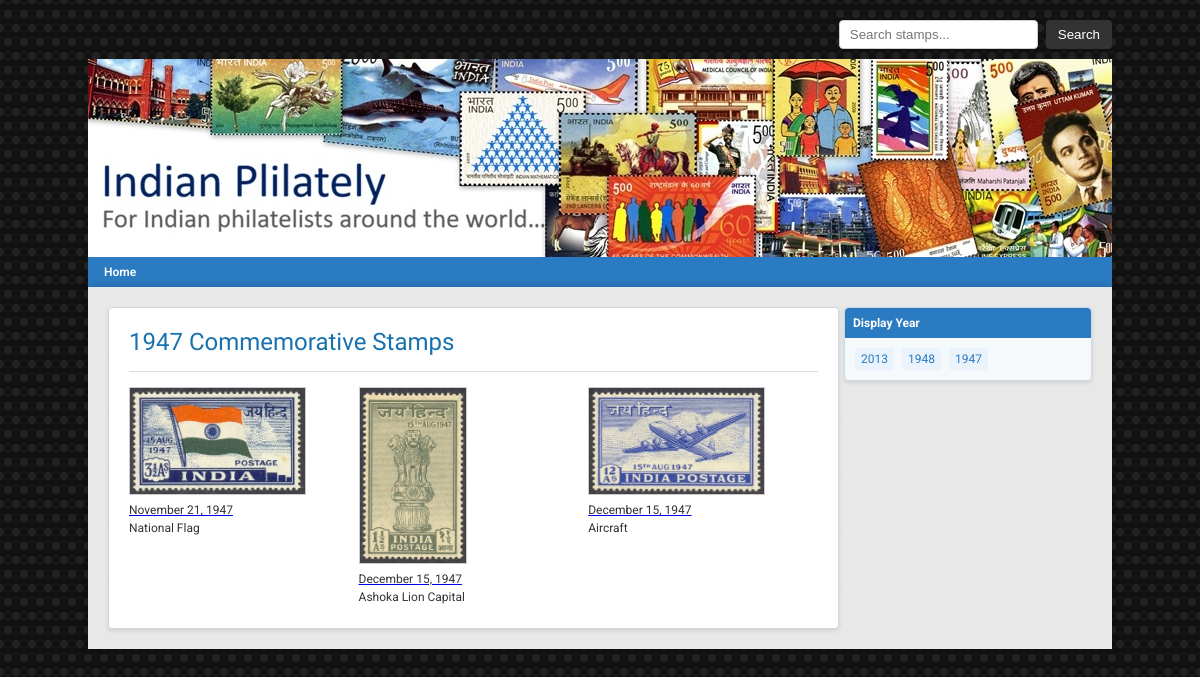
/stamps/1947/, run on the app's committed database.
### stamps/models.py (models this page shows, shortened)
class Stamp(models.Model):
    name = models.CharField(max_length=200)
    issue_date = models.DateField()
    denomination = models.CharField(max_length=50)
    theme = models.CharField(max_length=200)
    keywords = models.TextField(blank=True, help_text="Comma separated keywords")
    description = models.TextField(blank=True)
    image = models.ImageField(upload_to=stamp_upload_path, blank=True, null=True)
    first_day_cover = models.ImageField(upload_to=fdc_upload_path, blank=True, null=True)
    brochure_image1 = models.ImageField(upload_to=brochure_upload_path, blank=True, null=True)
    brochure_image2 = models.ImageField(upload_to=brochure_upload_path, blank=True, null=True)

class Year(models.Model):
    year = models.IntegerField(unique=True)
    image = models.ImageField(upload_to='year_images/', blank=True, null=True)

### stamps/views.py (the view)
# urls.py: path('<int:year>/', views.year_detail, name='year_detail'),  # stamps for a year
def year_detail(request, year):
    stamps = Stamp.objects.filter(issue_date__year=year)
    years = Year.objects.all().order_by('-year')  # add this line
    return render(request, 'stamps/year_detail.html', {'year': year, 'stamps': stamps, 'years': years,})

### stamps/templates/stamps/year_detail.html (shortened to what this page needs)
{% extends "stamps/base.html" %}
{% load static %}
{% block content %}
<div class="content-wrapper">
    <div class="main-container">
	<h2 class="home-title">{{ year }} Commemorative Stamps</h2>
 	<hr class="thin-separator">
        <div class="stamp-grid">
            {% for stamp in stamps %}
            <div class="stamp-item">
                {% if stamp.image %}
                    <a href="{% url 'stamp_detail' stamp.id %}" class="stamp-link">
                        <img src="{{ stamp.image.url }}" alt="{{ stamp.name }}" class="stamp-image">
                    </a>
                {% endif %}
                <a href="{% url 'stamp_detail' stamp.id %}" class="stamp-link">
                    <p class="stamp-date">{{ stamp.issue_date|date:"F j, Y" }}</p>
                </a>
                <p class="stamp-titleyear">{{ stamp.name }}</p>
            </div>
            {% endfor %}
        </div>
    </div>
    <div class="year-widget">
        <div class="year-header">Display Year</div>
        <div class="year-list">
            {% for y in years %}
                <a href="{% url 'year_detail' y.year %}">{{ y.year }}</a>
            {% endfor %}
        </div>
    </div>
</div>
{% endblock %}

### stamps/templates/stamps/base.html (shortened to what this page needs)
<!DOCTYPE html>
<html>
<head>
    {% load static %}
    <link rel="stylesheet" href="{% static 'stamps/style.css' %}">
    <link rel="stylesheet" href="https://cdnjs.cloudflare.com/ajax/libs/font-awesome/6.4.0/css/all.min.css">
</head>
<body>
    <div class="header-container">
        <div class="search-bar">
            <form method="get" action="{% url 'stamp_search' %}">
                <input type="text" name="q" placeholder="Search stamps..." required>
                <button type="submit">Search</button>
            </form>
        </div>
        <div class="header">
            <img src="{% static 'stamps/header.jpg' %}" alt="Stamp Catalogue Header" class="header-img">
        </div>
            <div class="nav-wrapper">
                <nav class="nav-bar">
                    <a href="{% url 'year_list' %}">Home</a>
                </nav>
            </div>
    </div>
    <div class="container">
        {% block content %}{% endblock %}
    </div>
</body>
</html>

### stamps/static/stamps/style.css (style rules this page uses)
body { background-size: 16px 28px; background-color: #111111; background-image: radial-gradient(circle, #222222 25%, transparent 26%), radial-gradient(circle, #222222 25%, transparent 26%), linear-gradient(30deg, transparent 49%, #222222 50%, #222222 51%, transparent 52%), linear-gradient(-30deg, transparent 49%, #222222 50%, #222222 51%, transparent 52%), linear-gradient(30deg, transparent 49%, #222222 50%, #222222 51%, transparent 52%), linear-gradient(-30deg, transparent 49%, #222222 50%, #222222 51%, transparent 52%); background-position: 0 0, 8px 14px, 0 0, 0 0, 8px 14px, 8px 14px; font-family: Arial, sans-serif; margin: 0; padding: 20px; font-family: 'Roboto', sans-serif; font-size: 12px; }
.header { text-align: center; margin: 0; padding: 0; line-height: 0; }
.header-img { max-width: 100%; height: auto; }
.container { width: 984px; margin: 0 auto; padding: 20px; background: rgba(255, 255, 255, 0.9); box-shadow: 0 0 10px rgba(0,0,0,0.2); }
.header-container { width: 1024px; margin: 0 auto; text-align: center; }
.search-bar { text-align: right; margin-bottom: 10px; }
.search-bar form { display: inline-flex; gap: 8px; }
.search-bar input { padding: 6px 10px; border: 1px solid #ccc; border-radius: 4px; }
.search-bar button { padding: 6px 12px; background: #333; color: #fff; border: none; border-radius: 4px; cursor: pointer; }
.content-wrapper { display: flex; justify-content: space-between; align-items: flex-start; max-width: 1024px; margin: 0 auto; }
.year-widget { width: 25%; background-color: #f5f9fc; border: 1px solid #cdd9e5; border-radius: 4px; box-shadow: 0 2px 4px rgba(0,0,0,0.1); }
.year-header { background-color: #2a7bc2; color: white; font-weight: bold; padding: 8px; border-radius: 4px 4px 0 0; }
.year-list { padding: 10px; display: flex; flex-wrap: wrap; gap: 8px; }
.year-list a { display: inline-block; color: #2a7bc2; text-decoration: none; padding: 4px 6px; border-radius: 3px; background-color: #eaf2fb; }
.main-container { width: 70%; background-color: #ffffff; padding: 20px; border: 1px solid #d0d7de; border-radius: 4px; box-shadow: 0 2px 4px rgba(0,0,0,0.1); }
.stamp-image { max-width: 400px; margin-bottom: 15px; border: 1px solid #ccc; }
.thin-separator { border: none; border-top: 1px solid #ddd; margin: 15px 0; }
.stamp-grid { display: grid; grid-template-columns: repeat(auto-fill, minmax(200px, 1fr)); gap: 0; }
.stamp-item { text-align: left; }
.stamp-item img { max-width: 175px; max-height: 175px; width: auto; height: auto; object-fit: contain; display: block; margin-bottom: 8px; }
.stamp-date { font-size: 12px; color: #333; margin: 0 0 4px 0; }
.stamp-titleyear { font-size: 12px; color: #333; margin: 0 0 4px 0; }
.nav-wrapper { max-width: 1024px; margin: 0 auto; }
.nav-bar { background-color: #2a7bc2; padding: 8px 16px; margin-top: 0; text-align: left; }
.nav-bar a { color: #fff; text-decoration: none; font-weight: 600; margin-right: 15px; }
.home-title { font-family: "Pontano Sans", Arial, sans-serif; font-size: 24px; font-weight: normal; color: #1772AF; margin-bottom: 15px; margin-top: 0; }

### data on the page
Stamp: image (picture), issue_date "November 21, 1947", name "National Flag"
Stamp: image (picture), issue_date "December 15, 1947", name "Ashoka Lion Capital"
Stamp: image (picture), issue_date "December 15, 1947", name "Aircraft"
Year: year "2013"
Year: year "1948"
Year: year "1947"

### other printed values
{{ year }} "1947"
